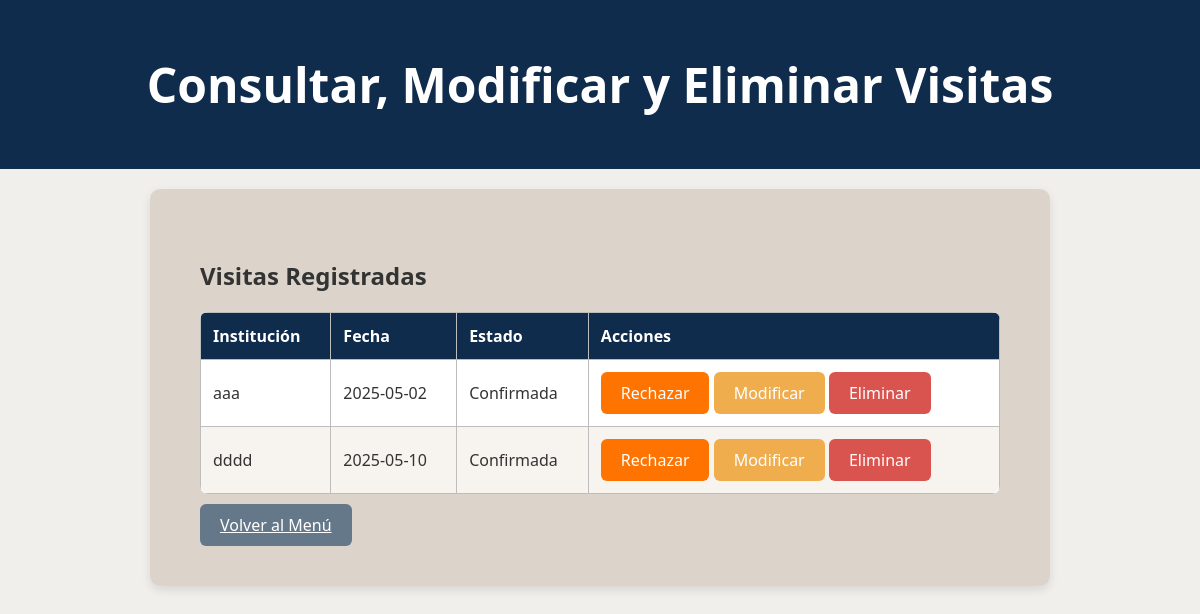
Page /consultar_visitas on the earlier database version.
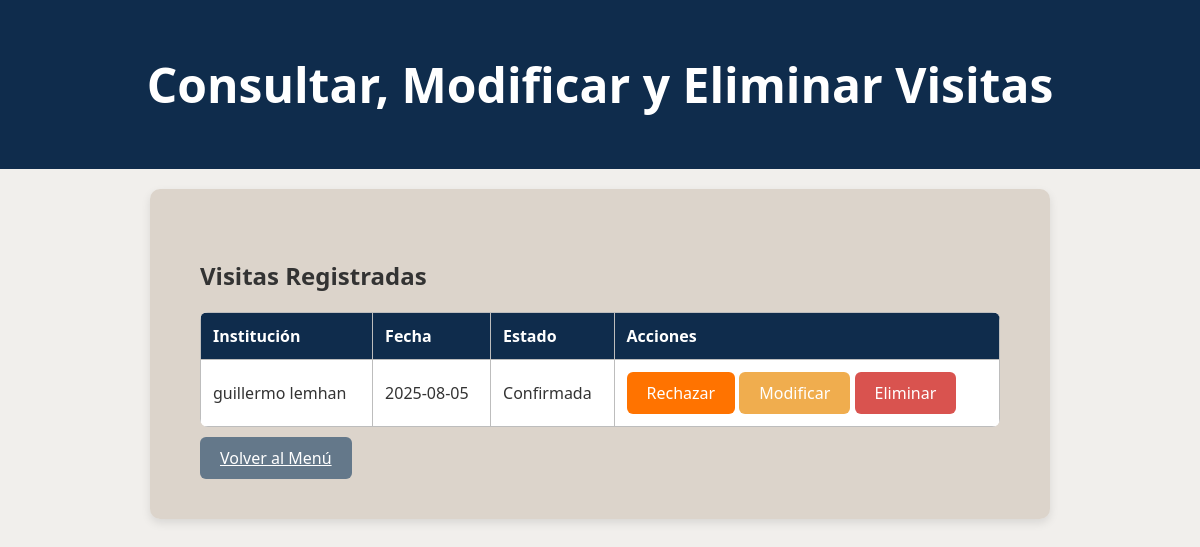
Same page on the later database version.
### app.py (models this page shows)
class SolicitudVisita(db.Model):
    id = db.Column(db.Integer, primary_key=True)
    nombre_institucion = db.Column(db.String(100), nullable=False)
    localidad = db.Column(db.String(100), nullable=False)
    director = db.Column(db.String(100), nullable=False)
    correo_institucional = db.Column(db.String(100), nullable=False)
    telefono_institucion = db.Column(db.String(20), nullable=False)
    contacto_principal = db.Column(db.String(100), nullable=False)
    telefono_contacto_principal = db.Column(db.String(20), nullable=False)
    relacion_contacto = db.Column(db.String(50), nullable=False)
    contacto_suplente = db.Column(db.String(100), nullable=True)
    telefono_contacto_suplente = db.Column(db.String(20), nullable=True)
    nivel_educativo = db.Column(db.String(50), nullable=False)
    cantidad_alumnos = db.Column(db.Integer, nullable=False)
    edad_alumnos = db.Column(db.String(50), nullable=False)
    discapacidad = db.Column(db.String(10), nullable=False)
    tipo_discapacidad = db.Column(db.String(100), nullable=True)
    adaptacion = db.Column(db.String(10), nullable=True)
    lugares = db.Column(db.Text, nullable=False)
    fecha_visita = db.Column(db.String(10), nullable=False)
    hora_grupo1 = db.Column(db.String(5), nullable=True)
    hora_grupo2 = db.Column(db.String(5), nullable=True)
    observaciones = db.Column(db.Text, nullable=True)
    estado = db.Column(db.String(20), default="Pendiente")  # Estado de la visita

### app.py (the view)
@app.route('/consultar_visitas', methods=['GET'])
def consultar_visitas():
    visitas = SolicitudVisita.query.all()
    return render_template('consultar_visitas.html', visitas=visitas)

### Templates/consultar_visitas.html (shortened to what this page needs)
<!DOCTYPE html>
<html lang="es">
<head>
    <link rel="stylesheet" href="{{ url_for('static', filename='css/consultar_visitas.css') }}">
</head>
<body>
    <div class="header">
        <h1>Consultar, Modificar y Eliminar Visitas</h1>
    </div>
    <div class="container">
        <h2>Visitas Registradas</h2>
        <table>
            <thead>
                <tr>
                    <th>Institución</th>
                    <th>Fecha</th>
                    <th>Estado</th>
                    <th>Acciones</th>
                </tr>
            </thead>
            <tbody>
                {% for visita in visitas %}
                <tr>
                    <td>{{ visita.nombre_institucion }}</td>
                    <td>{{ visita.fecha_visita }}</td>
                    <td>{{ visita.estado }}</td>
                    <td>
                        {% if visita.estado == "Pendiente" %}
                        <form action="/confirmar_visita/{{ visita.id }}" method="POST" style="display:inline;">
                            <button type="submit" class="boton-confirmar">Confirmar</button>
                        </form>
                        {% elif visita.estado == "Confirmada" %}
                        <form action="/rechazar_visita/{{ visita.id }}" method="POST" style="display:inline;">
                            <button type="submit" class="boton-rechazar">Rechazar</button>
                        </form>
                        {% endif %}
                        <form action="/modificar_visita/{{ visita.id }}" method="GET" style="display:inline;">
                            <button type="submit" class="boton-modificar">Modificar</button>
                        </form>
                        <form action="/eliminar_visita/{{ visita.id }}" method="POST" style="display:inline;">
                            <button type="submit" class="boton-eliminar">Eliminar</button>
                        </form>
                    </td>
                </tr>
                {% endfor %}
            </tbody>
        </table>
        <a href="{{ url_for('index') }}" class="boton-volver">Volver al Menú</a>
    </div>
</body>
</html>

### static/css/consultar_visitas.css (style rules this page uses)
body { font-family: "Segoe UI", Tahoma, Geneva, Verdana, sans-serif; background-color: #f1efec; margin: 0; padding: 0; color: #333; }
.header { background-color: #0f2c4c; color: white; text-align: center; padding: 20px; font-size: 24px; font-weight: bold; }
.container { max-width: 800px; margin: 20px auto; padding: 50px; background-color: #d4c9beb4; border-radius: 10px; box-shadow: 0 4px 10px rgba(0, 0, 0, 0.1); }
table { width: 100%; border-collapse: collapse; margin-bottom: 20px; background-color: #fff; border-radius: 8px; overflow: hidden; }
table th, table td { border: 1px solid #bdbdbd; padding: 12px; text-align: left; }
table th { background-color: #0f2c4c; color: white; }
.boton-confirmar, .boton-modificar, .boton-eliminar, .boton-volver, .boton-rechazar { padding: 10px 20px; border: none; border-radius: 6px; font-size: 16px; cursor: pointer; transition: background-color 0.3s, transform 0.2s; font-family: inherit; }
.boton-modificar { background-color: #f0ad4e; color: white; }
.boton-eliminar { background-color: #d9534f; color: white; }
.boton-volver { background-color: #64788a; color: white; }
.boton-rechazar { background-color: #ff7300; color: white; }

Differences in the rows shown:
removed SolicitudVisita: nombre_institucion "aaa", fecha_visita "2025-05-02", estado "Confirmada"
removed SolicitudVisita: nombre_institucion "dddd", fecha_visita "2025-05-10", estado "Confirmada"
added SolicitudVisita: nombre_institucion "guillermo lemhan", fecha_visita "2025-08-05", estado "Confirmada"
